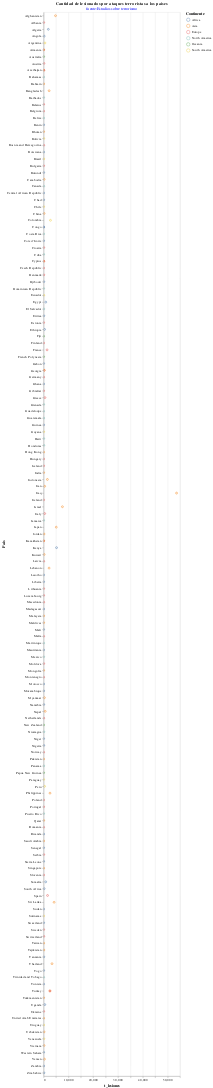

This figure's notebook cell:
### Markdown cell above
El tercer grafico es sobre la relacion entre los paises y los lesionados por terrorismo

### Code cell
alt.Chart(terrorismo).mark_point(). encode( x = alt.X("t_lesiones:Q"), y = alt.Y("Pais:N"), color ="Continente", tooltip=["t_lesiones"]).interactive().properties(title={"text" : ["Cantidad de lesionados por ataques terroristas a los paises"], "subtitle" :["fuente:Estudios sobre terrorismo"], "color": "black", "subtitleColor" : "blue"  })

### Figure 1 — Vega-Lite specification as saved in the notebook (floating-point values rounded to 4 significant figures; data arrays with more than 128 entries replaced by an {"elided": "..."} marker saying what was removed)
{"config": {"view": {"continuousWidth": 400, "continuousHeight": 300}}, "data": {"name": "data-605c99f9e89fd66a13f5d1ca435603b1"}, "mark": "point", "encoding": {"color": {"type": "nominal", "field": "Continente"}, "tooltip": [{"type": "quantitative", "field": "t_lesiones"}], "x": {"type": "quantitative", "field": "t_lesiones"}, "y": {"type": "nominal", "field": "Pais"}}, "selection": {"selector006": {"type": "interval", "bind": "scales", "encodings": ["x", "y"]}}, "title": {"text": ["Cantidad de lesionados por ataques terroristas a los paises"], "subtitle": ["fuente:Estudios sobre terrorismo"], "color": "black", "subtitleColor": "blue"}, "$schema": "https://vega.github.io/schema/vega-lite/v4.8.1.json", "datasets": {"data-605c99f9e89fd66a13f5d1ca435603b1": {"elided": "163 records"}}}
